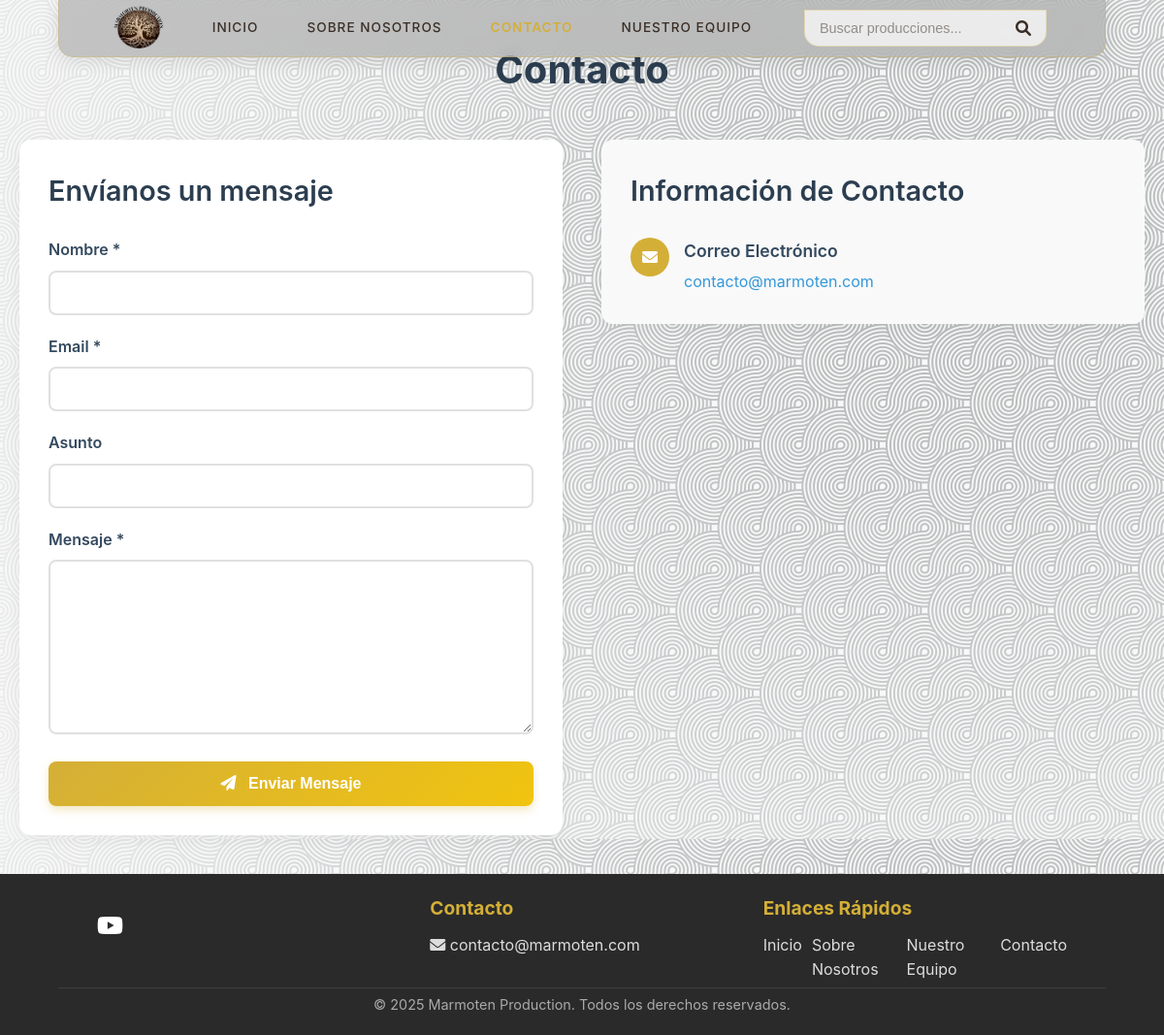
/contacto/, run on an earlier commit of the app's database.
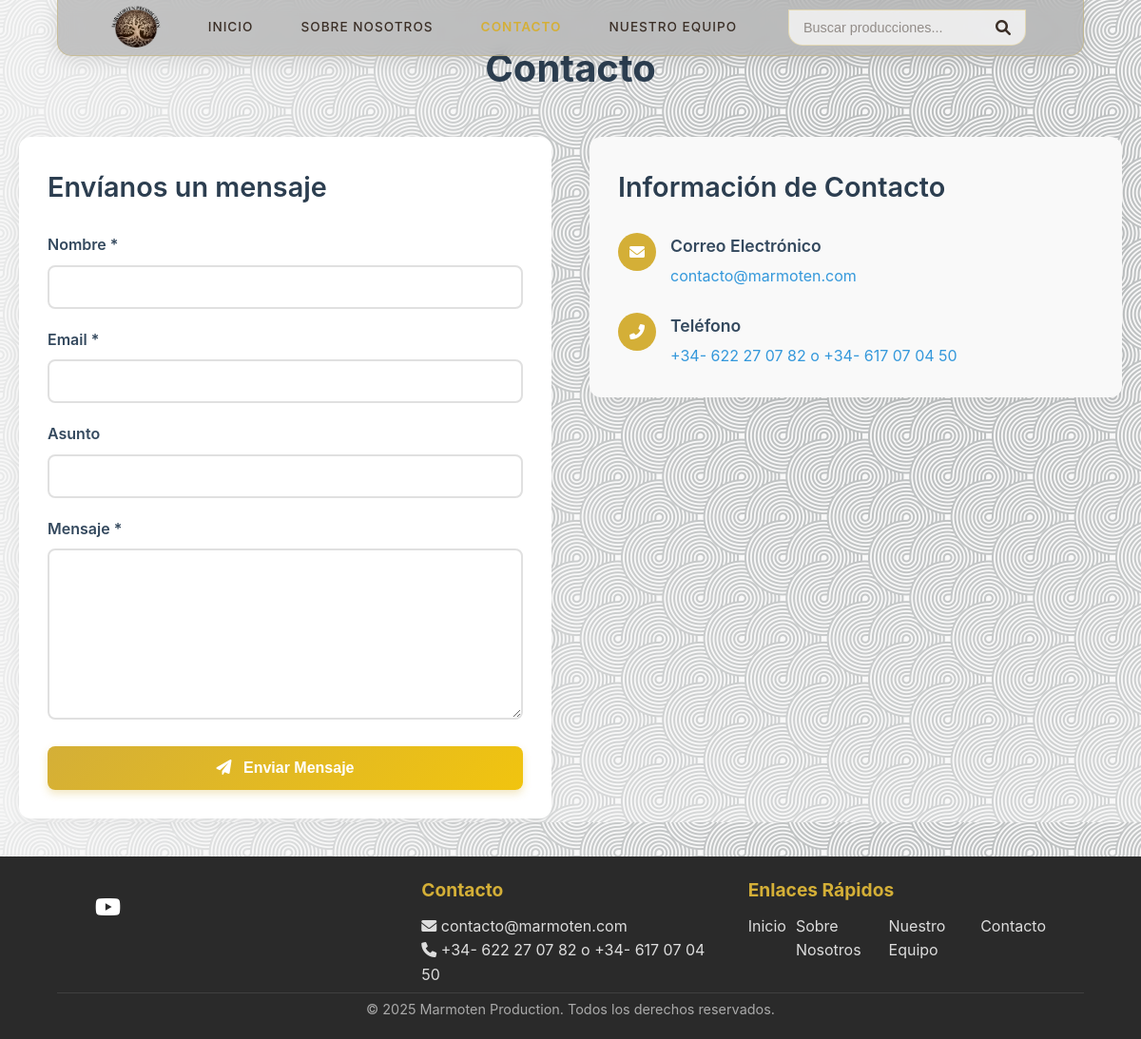
And on a later commit of the database.
### blog/models.py (models this page shows, shortened)
class ConfiguracionSitio(models.Model):
    titulo_sitio = models.CharField(max_length=200, default="Marmoten Production")
    logo = models.ImageField(upload_to='config/', blank=True, null=True)
    email_contacto = models.EmailField(default='contacto@marmoten.com')
    telefono_contacto = models.CharField(max_length=40, blank=True)
    direccion = models.TextField(blank=True)
    sobre_nosotros = models.TextField(blank=True)
    mision = models.TextField(blank=True)
    vision = models.TextField(blank=True)
    banner_sobre_nosotros = models.ImageField(
        upload_to='config/sobre_nosotros/',
        blank=True,
        null=True,
        help_text="Banner para la página 'Sobre Nosotros' (1920x500px recomendado)"
    )
    imagen_sobre_nosotros = models.ImageField(
        upload_to='config/sobre_nosotros/',
        blank=True,
        null=True,
        help_text="Imagen descriptiva para 'Sobre Nosotros' (800x600px recomendado)"
    )
    icono_mision = models.ImageField(
        upload_to='config/iconos/',
        blank=True,
        null=True,
        help_text="Icono para la sección Misión (200x200px recomendado)"
    )
    icono_vision = models.ImageField(
        upload_to='config/iconos/',
        blank=True,
        null=True,
        help_text="Icono para la sección Visión (200x200px recomendado)"
    )
    facebook_url = models.URLField(blank=True)
    instagram_url = models.URLField(blank=True)
    youtube_url = models.URLField(blank=True)
    class Meta:
        verbose_name_plural = "Configuraciones del Sitio"

### blog/views.py (the view, shortened to what this page needs)
# urls.py: path('contacto/', views.contacto, name='contacto'),
def contacto(request):
    return render(request, 'blog/contacto.html', {'config': get_config()})

### blog/views.py (called while the page is built)
def get_config():
    return ConfiguracionSitio.objects.first()

### blog/templates/blog/contacto.html (shortened to what this page needs)
{% extends 'blog/base.html' %}
{% block content %}
<div class="post">
    <h1 class="contact-title">Contacto</h1>
    <div class="contact-container">
        <div class="contact-form-container">
            <h2 class="contact-subtitle">Envíanos un mensaje</h2>
            <form method="post" class="contact-form">
                <div class="form-group">
                    <label for="nombre">Nombre *</label>
                    <input type="text" id="nombre" name="nombre" required
                           value="{{ request.POST.nombre }}">
                </div>
                <div class="form-group">
                    <label for="email">Email *</label>
                    <input type="email" id="email" name="email" required
                           value="{{ request.POST.email }}">
                </div>
                <div class="form-group">
                    <label for="asunto">Asunto</label>
                    <input type="text" id="asunto" name="asunto"
                           value="{{ request.POST.asunto }}">
                </div>
                <div class="form-group">
                    <label for="mensaje">Mensaje *</label>
                    <textarea id="mensaje" name="mensaje" required>{{ request.POST.mensaje }}</textarea>
                </div>
                <button type="submit" class="submit-button">
                    <i class="fas fa-paper-plane"></i>
                    Enviar Mensaje
                </button>
            </form>
        </div>
        <div class="contact-info-container">
            <h2 class="contact-subtitle">Información de Contacto</h2>
            <div class="info-items-container">
                {% if config.email_contacto %}
                    <div class="info-item">
                        <div class="info-icon">
                            <i class="fas fa-envelope"></i>
                        </div>
                        <div>
                            <h3>Correo Electrónico</h3>
                            <p><a href="mailto:{{ config.email_contacto }}">{{ config.email_contacto }}</a></p>
                        </div>
                    </div>
                {% endif %}
                {% if config.telefono_contacto %}
                    <div class="info-item">
                        <div class="info-icon">
                            <i class="fas fa-phone-alt"></i>
                        </div>
                        <div>
                            <h3>Teléfono</h3>
                            <p><a href="tel:{{ config.telefono_contacto }}">{{ config.telefono_contacto }}</a></p>
                        </div>
                    </div>
                {% endif %}
            </div>
        </div>
    </div>
</div>
{% endblock %}

### blog/templates/blog/base.html (shortened to what this page needs)
<!DOCTYPE html>
<html lang="es">
<head>
    <link rel="stylesheet" href="https://cdnjs.cloudflare.com/ajax/libs/font-awesome/6.0.0/css/all.min.css">
</head>
<body>
    <nav class="navbar" id="navbar">
        <img src="{{ config.logo.url }}" alt="Marmoten Production Logo" class="navbar-logo">
        <div class="nav-links" id="navLinks">
            <a href="{% url 'inicio' %}" class="nav-link active">Inicio</a>
            <a href="{% url 'sobre_nosotros' %}" class="nav-link">Sobre Nosotros</a>
            <a href="{% url 'contacto' %}" class="nav-link">Contacto</a>
            <a href="{% url 'nuestro_equipo' %}" class="nav-link">Nuestro Equipo</a>
        </div>
        <div class="search-container" id="searchContainer">
            <form action="{% url 'buscar_posts' %}" method="get" class="search-form">
                <input type="search" name="q" class="search-input" placeholder="Buscar producciones..." value="{{ request.GET.q }}">
                <button type="submit" class="search-button">
                    <i class="fas fa-search"></i>
                </button>
            </form>
        </div>
    </nav>
    <div class="container">
        {% block content %}{% endblock %}
    </div>
    <footer>
        <div class="footer-container">
            <div class="footer-section">
                <div class="social-links">
                    {% if config.youtube_url %}
                    <a href="{{ config.youtube_url }}" target="_blank"><i class="fab fa-youtube"></i></a>
                    {% endif %}
                </div>
            </div>
            <div class="footer-section">
                <h3>Contacto</h3>
                {% if config.email_contacto %}
                <a href="mailto:{{ config.email_contacto }}"><i class="fas fa-envelope"></i> {{ config.email_contacto }}</a>
                {% endif %}
                {% if config.telefono_contacto %}
                <a href="tel:{{ config.telefono_contacto }}"><i class="fas fa-phone"></i> {{ config.telefono_contacto }}</a>
                {% endif %}
            </div>
            <div class="footer-section">
                <h3>Enlaces Rápidos</h3>
                <div class="Enlaces_rapido">
                    <a href="{% url 'inicio' %}">Inicio</a>
                    <a href="{% url 'sobre_nosotros' %}">Sobre Nosotros</a>
                    <a href="{% url 'nuestro_equipo' %}">Nuestro Equipo</a>
                    <a href="{% url 'contacto' %}">Contacto</a>
                </div>
            </div>
        </div>
        <div class="copyright">
            &copy; {% now "Y" %} Marmoten Production. Todos los derechos reservados.
        </div>
    </footer>
</body>
</html>

What changed in the data, as far as the page shows it:
changed ConfiguracionSitio "contacto@marmoten.com": telefono_contacto (not shown) → "+34- 622 27 07 82 o +34- 617 07 04 50"
Also different on the page:
text now shown: "Teléfono"
